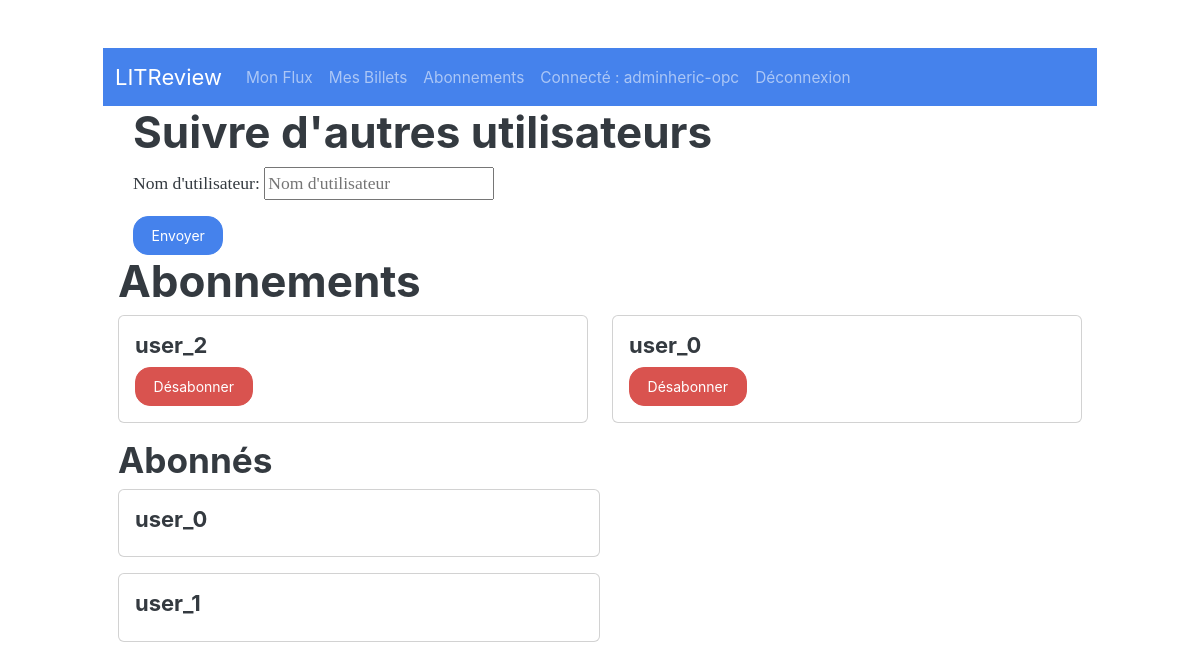
/feed/follows/ (signed in), run on an earlier commit of the app's database.
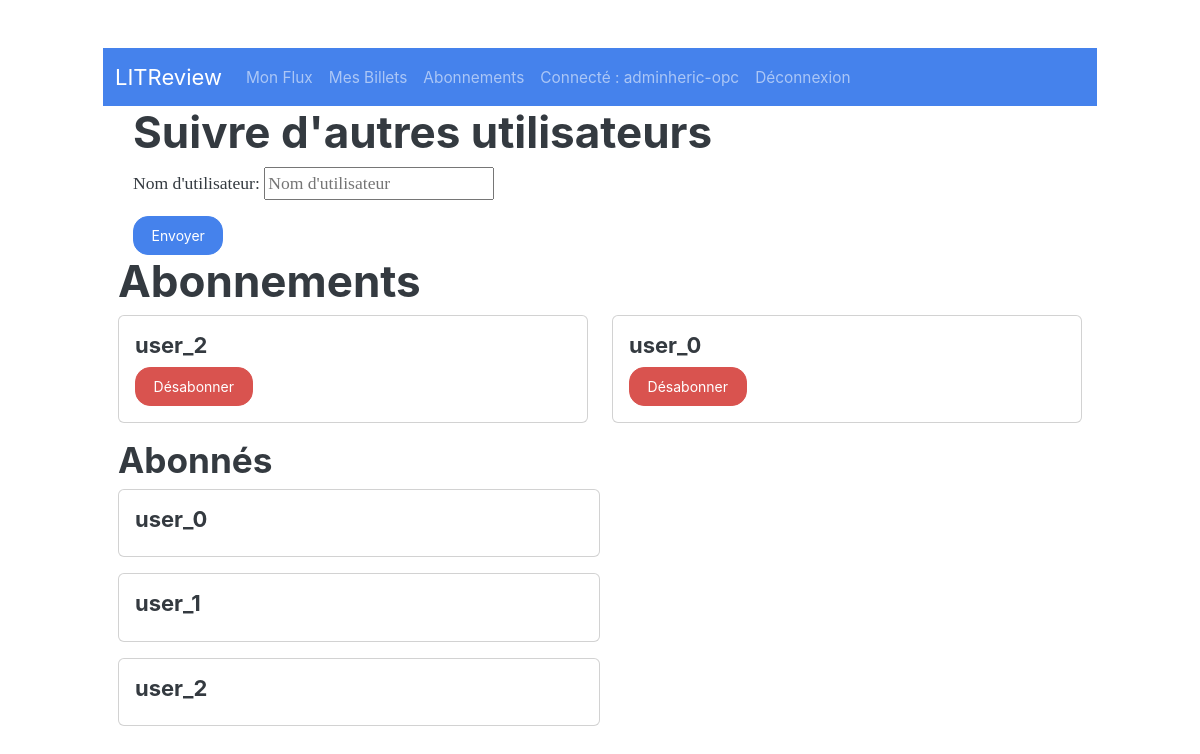
And on a later commit of the database.
### feed/models.py (models this page shows)
class UserFollows(models.Model):
    user = models.ForeignKey(settings.AUTH_USER_MODEL, on_delete=models.CASCADE, related_name='following')
    followed_user = models.ForeignKey(settings.AUTH_USER_MODEL, on_delete=models.CASCADE, related_name='followed_by')
    class Meta:
        unique_together = ('user', 'followed_user')

### accounts/models.py (models this page shows)
class User(AbstractUser):
    pass

### feed/views.py (the view, shortened to what this page needs)
# urls.py: path('follows/', UserFollowsCreateView.as_view(), name='follow_list'),
class UserFollowsCreateView(LoginRequiredMixin, ListView):
    model = UserFollows
    template_name = 'feed/user_follows.html'
    context_object_name = 'follows'
    def get_queryset(self):
        return UserFollows.objects.filter(user=self.request.user)
    def get_context_data(self, **kwargs):
        context = super().get_context_data(**kwargs)
        context['form'] = UserFollowForm()
        context['followers'] = UserFollows.objects.filter(followed_user=self.request.user)
        return context

### feed/forms.py (shortened to what this page needs)
class UserFollowForm(forms.Form):
    username = forms.CharField(label='Nom d\'utilisateur', max_length=150,
                               widget=forms.TextInput(attrs={'placeholder': 'Nom d\'utilisateur'}))

### feed/templates/feed/user_follows.html (shortened to what this page needs)
{% extends 'base.html' %}
{% block content %}
<div class="container">
    {% include 'feed/add_follow.html' with form=form %}
    <h1>Abonnements</h1>
    <div class="row">
        {% for follow in follows %}
        <div class="col-md-6 mb-3">
            <div class="card">
                <div class="card-body">
                    <h5 class="card-title">{{ follow.followed_user.username }}</h5>
                    <a href="{% url 'feed:unfollow' follow.id %}" class="btn btn-danger">Désabonner</a>
                </div>
            </div>
        </div>
        {% empty %}
        <p>Aucun abonnement trouvé.</p>
        {% endfor %}
    </div>
    <div class="col-md-6">
        <h2>Abonnés</h2>
        {% for follower in followers %}
        <div class="card mb-3">
            <div class="card-body">
                <h5 class="card-title">{{ follower.user.username }}</h5>
            </div>
        </div>
        {% empty %}
        <p>Aucun abonné trouvé.</p>
        {% endfor %}
    </div>
</div>
{% endblock %}

What changed in the data, as far as the page shows it:
added UserFollows: user.username "user_2", shown under "Abonnés"
